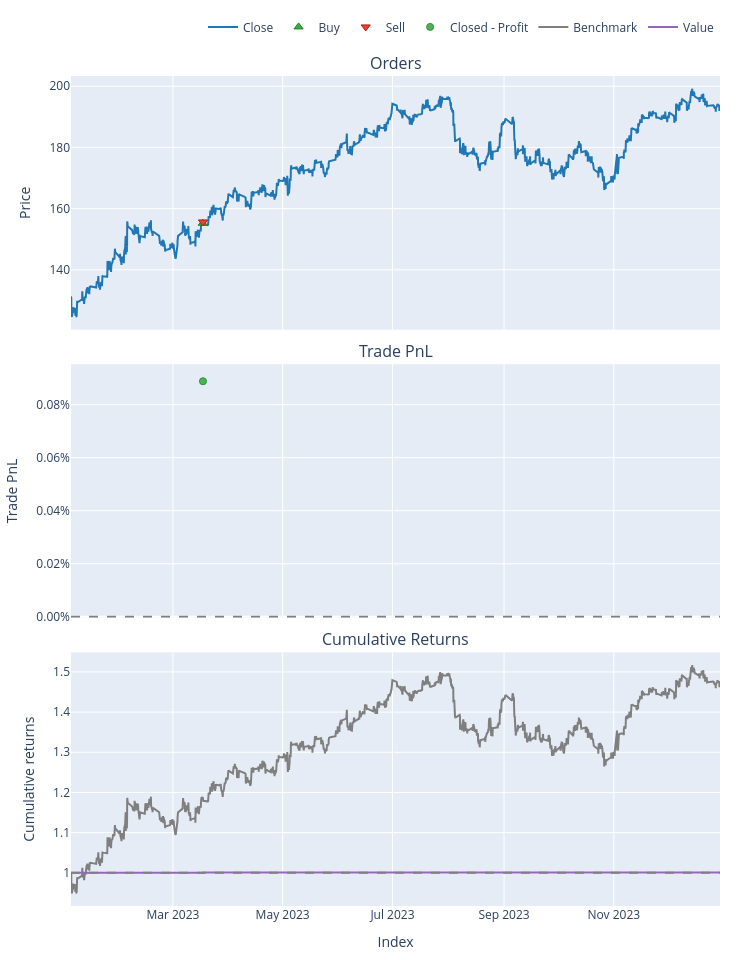

Notebook source saved alongside this figure:
### Code cell
def objective_function(pf: vbt.Portfolio) -> pd.Series:
    stats = pf.trades.stats()

    expectancy = stats.loc["Expectancy"]
    max_dd = -pf.max_drawdown()
    max_dd = max_dd.replace(0, np.nan)

    score = expectancy / max_dd
    return score




scores = objective_function(pf3)

best_index = scores.idxmax()
best_portfolio = pf3[best_index]

best_portfolio.plot().show()

### Figure 1 — Plotly figure (JSON) as saved in the notebook; plotly's stock layout.template omitted (floating-point values rounded to 4 significant figures; data arrays with more than 128 entries replaced by an {"elided": "..."} marker saying what was removed)
{"data": [{"legendgroup": "0", "line": {"color": "#1f77b4"}, "name": "Close", "showlegend": true, "type": "scatter", "uid": "cf885822-f8ac-4d0f-ab9d-56afa46fdde0", "x": {"elided": "3954 str values"}, "xaxis": "x", "y": {"elided": "3954 float values"}, "yaxis": "y"}, {"customdata": [[0, 0.6437, 0.0999]], "hovertemplate": "Order Id: %{customdata[0]}<br>Timestamp: %{x}<br>Price: %{y}<br>Size: %{customdata[1]:.6f}<br>Fees: %{customdata[2]:.6f}", "legendgroup": "1", "marker": {"color": "#37B13F", "line": {"color": "rgb(38,123,44)", "width": 1}, "size": 8, "symbol": "triangle-up"}, "mode": "markers", "name": "Buy", "type": "scatter", "uid": "67c3657d-c42a-41da-bf8e-cb3c7ee67161", "x": ["2023-03-17T14:00:00+00:00"], "xaxis": "x", "y": [155.2], "yaxis": "y"}, {"customdata": [[1, 0.6437, 0.1002]], "hovertemplate": "Order Id: %{customdata[0]}<br>Timestamp: %{x}<br>Price: %{y}<br>Size: %{customdata[1]:.6f}<br>Fees: %{customdata[2]:.6f}", "legendgroup": "2", "marker": {"color": "#EA4335", "line": {"color": "rgb(181,31,18)", "width": 1}, "size": 8, "symbol": "triangle-down"}, "mode": "markers", "name": "Sell", "type": "scatter", "uid": "2c5e705b-f3bb-42bf-b7d9-531dc45f7bca", "x": ["2023-03-17T17:00:00+00:00"], "xaxis": "x", "y": [155.6], "yaxis": "y"}, {"customdata": [[0, 0, 0.08872, 0.0008881]], "hovertemplate": "Exit Trade Id: %{customdata[0]}<br>Position Id: %{customdata[1]}<br>Exit Timestamp: %{x}<br>PnL: %{customdata[2]:.6f}<br>Return: %{customdata[3]:.2%}", "legendgroup": "3", "marker": {"color": "#37B13F", "line": {"color": "rgb(38,123,44)", "width": 1}, "opacity": [0.9], "size": [7], "symbol": "circle"}, "mode": "markers", "name": "Closed - Profit", "type": "scatter", "uid": "b86c2ece-0e1a-4c96-a149-04b586232996", "x": ["2023-03-17T17:00:00+00:00"], "xaxis": "x2", "y": [0.0008881], "yaxis": "y2"}, {"legendgroup": "4", "line": {"color": "#7f7f7f"}, "name": "Benchmark", "showlegend": true, "type": "scatter", "uid": "fa252ef6-44ef-47bc-b338-41bca2f27bbb", "x": {"elided": "3954 str values"}, "xaxis": "x3", "y": {"elided": "3954 float values"}, "yaxis": "y3"}, {"hoverinfo": "skip", "legendgroup": "5", "line": {"color": "rgba(0, 0, 0, 0)", "width": 0}, "opacity": 0, "showlegend": false, "type": "scatter", "uid": "0b5fb981-eef3-43c2-b266-4dfc011cbfe7", "x": {"elided": "3954 str values"}, "xaxis": "x3", "y": {"elided": "3954 int values"}, "yaxis": "y3"}, {"connectgaps": false, "fill": "tonexty", "fillcolor": "rgba(0, 128, 0, 0.3)", "hoverinfo": "skip", "legendgroup": "5", "line": {"color": "rgba(0, 0, 0, 0)", "width": 0}, "opacity": 0, "showlegend": false, "type": "scatter", "uid": "f8a4d90b-5040-4074-b356-0fc1bda4750f", "x": {"elided": "3954 str values"}, "xaxis": "x3", "y": {"elided": "3954 float values"}, "yaxis": "y3"}, {"hoverinfo": "skip", "legendgroup": "5", "line": {"color": "rgba(0, 0, 0, 0)", "width": 0}, "opacity": 0, "showlegend": false, "type": "scatter", "uid": "d828f5e6-4bce-417c-b773-59c18ab24aca", "x": {"elided": "3954 str values"}, "xaxis": "x3", "y": {"elided": "3954 int values"}, "yaxis": "y3"}, {"connectgaps": false, "fill": "tonexty", "fillcolor": "rgba(255, 0, 0, 0.3)", "hoverinfo": "skip", "legendgroup": "5", "line": {"color": "rgba(0, 0, 0, 0)", "width": 0}, "opacity": 0, "showlegend": false, "type": "scatter", "uid": "6dde9114-2743-4361-91f1-eae90aa8381e", "x": {"elided": "3954 str values"}, "xaxis": "x3", "y": {"elided": "3954 float values"}, "yaxis": "y3"}, {"legendgroup": "6", "line": {"color": "#9467bd"}, "name": "Value", "showlegend": true, "type": "scatter", "uid": "83d36a21-251c-4fd0-82a7-6eff5e46fe85", "x": {"elided": "3954 str values"}, "xaxis": "x3", "y": {"elided": "3954 float values"}, "yaxis": "y3"}, {"hoverinfo": "skip", "legendgroup": "5", "line": {"color": "rgba(0, 0, 0, 0)", "width": 0}, "opacity": 0, "showlegend": false, "type": "scatter", "uid": "527155f5-932d-404b-859a-062b093df0c0", "x": {"elided": "3954 str values"}, "xaxis": "x3", "y": {"elided": "3954 int values"}, "yaxis": "y3"}], "layout": {"annotations": [{"font": {"size": 16}, "showarrow": false, "text": "Orders", "x": 0.5, "xanchor": "center", "xref": "paper", "y": 1, "yanchor": "bottom", "yref": "paper"}, {"font": {"size": 16}, "showarrow": false, "text": "Trade PnL", "x": 0.5, "xanchor": "center", "xref": "paper", "y": 0.6528, "yanchor": "bottom", "yref": "paper"}, {"font": {"size": 16}, "showarrow": false, "text": "Cumulative Returns", "x": 0.5, "xanchor": "center", "xref": "paper", "y": 0.3056, "yanchor": "bottom", "yref": "paper"}], "height": 960, "legend": {"orientation": "h", "traceorder": "normal", "x": 1, "xanchor": "right", "y": 1.042, "yanchor": "bottom"}, "margin": {"b": 30, "l": 30, "r": 30, "t": 30}, "shapes": [{"line": {"color": "gray", "dash": "dash"}, "type": "line", "x0": 0, "x1": 1, "xref": "paper", "y0": 0, "y1": 0, "yref": "y2"}, {"line": {"color": "gray", "dash": "dash"}, "type": "line", "x0": 0, "x1": 1, "xref": "paper", "y0": 1, "y1": 1, "yref": "y3"}], "showlegend": true, "width": 750, "xaxis": {"anchor": "y", "domain": [0, 1], "matches": "x3", "showticklabels": false}, "xaxis2": {"anchor": "y2", "domain": [0, 1], "matches": "x3", "showticklabels": false}, "xaxis3": {"anchor": "y3", "domain": [0, 1], "title": {"text": "Index"}}, "yaxis": {"anchor": "x", "domain": [0.6944, 1], "title": {"text": "Price"}}, "yaxis2": {"anchor": "x2", "domain": [0.3472, 0.6528], "tickformat": ".2%", "title": {"text": "Trade PnL"}}, "yaxis3": {"anchor": "x3", "domain": [0, 0.3056], "title": {"text": "Cumulative returns"}}}}
